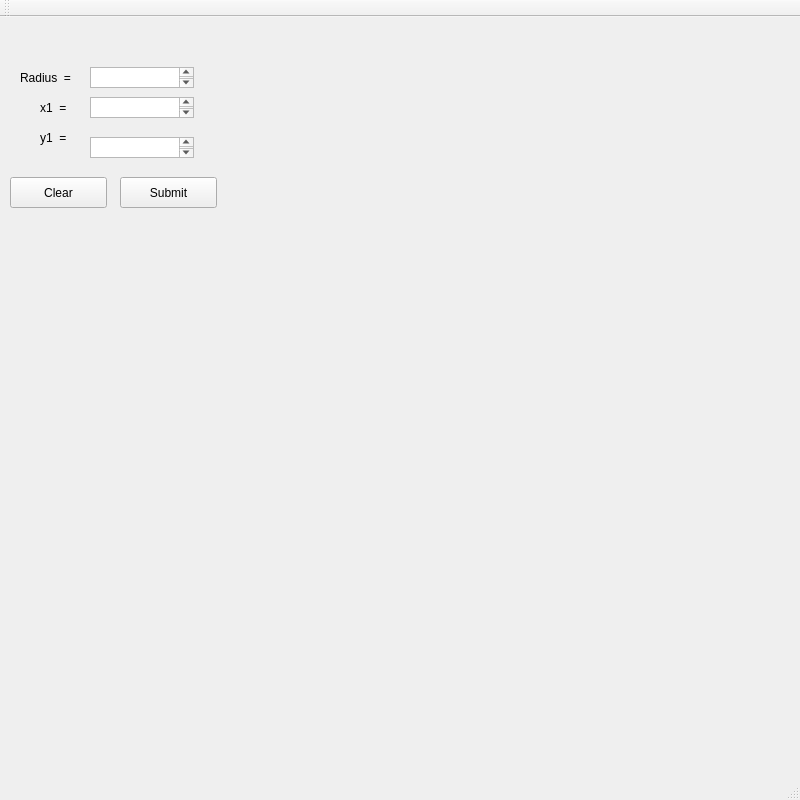
<?xml version="1.0" encoding="UTF-8"?>
<ui version="4.0">
 <class>MainWindow</class>
 <widget class="QMainWindow" name="MainWindow">
  <property name="geometry">
   <rect>
    <x>0</x>
    <y>0</y>
    <width>800</width>
    <height>800</height>
   </rect>
  </property>
  <property name="windowTitle">
   <string>MainWindow</string>
  </property>
  <widget class="QWidget" name="centralWidget">
   <widget class="QLabel" name="label">
    <property name="geometry">
     <rect>
      <x>20</x>
      <y>50</y>
      <width>65</width>
      <height>21</height>
     </rect>
    </property>
    <property name="text">
     <string>Radius  = </string>
    </property>
   </widget>
   <widget class="QLabel" name="label_2">
    <property name="geometry">
     <rect>
      <x>40</x>
      <y>80</y>
      <width>65</width>
      <height>21</height>
     </rect>
    </property>
    <property name="text">
     <string>x1  = </string>
    </property>
   </widget>
   <widget class="QLabel" name="label_3">
    <property name="geometry">
     <rect>
      <x>40</x>
      <y>110</y>
      <width>65</width>
      <height>21</height>
     </rect>
    </property>
    <property name="text">
     <string>y1  = </string>
    </property>
   </widget>
   <widget class="QPushButton" name="pushButton">
    <property name="geometry">
     <rect>
      <x>120</x>
      <y>160</y>
      <width>97</width>
      <height>31</height>
     </rect>
    </property>
    <property name="text">
     <string>Submit</string>
    </property>
   </widget>
   <widget class="QLabel" name="label_4">
    <property name="geometry">
     <rect>
      <x>260</x>
      <y>0</y>
      <width>500</width>
      <height>500</height>
     </rect>
    </property>
    <property name="text">
     <string/>
    </property>
   </widget>
   <widget class="QPushButton" name="pushButton_2">
    <property name="geometry">
     <rect>
      <x>10</x>
      <y>160</y>
      <width>97</width>
      <height>31</height>
     </rect>
    </property>
    <property name="text">
     <string>Clear</string>
    </property>
   </widget>
   <widget class="QTextEdit" name="textEdit">
    <property name="geometry">
     <rect>
      <x>90</x>
      <y>50</y>
      <width>104</width>
      <height>21</height>
     </rect>
    </property>
   </widget>
   <widget class="QTextEdit" name="textEdit_2">
    <property name="geometry">
     <rect>
      <x>90</x>
      <y>80</y>
      <width>104</width>
      <height>21</height>
     </rect>
    </property>
   </widget>
   <widget class="QTextEdit" name="textEdit_3">
    <property name="geometry">
     <rect>
      <x>90</x>
      <y>120</y>
      <width>104</width>
      <height>21</height>
     </rect>
    </property>
   </widget>
  </widget>
  <widget class="QMenuBar" name="menuBar">
   <property name="geometry">
    <rect>
     <x>0</x>
     <y>0</y>
     <width>800</width>
     <height>27</height>
    </rect>
   </property>
  </widget>
  <widget class="QToolBar" name="mainToolBar">
   <attribute name="toolBarArea">
    <enum>TopToolBarArea</enum>
   </attribute>
   <attribute name="toolBarBreak">
    <bool>false</bool>
   </attribute>
  </widget>
  <widget class="QStatusBar" name="statusBar"/>
 </widget>
 <layoutdefault spacing="6" margin="11"/>
 <resources/>
 <connections>
  <connection>
   <sender>pushButton_2</sender>
   <signal>clicked()</signal>
   <receiver>textEdit</receiver>
   <slot>clear()</slot>
   <hints>
    <hint type="sourcelabel">
     <x>70</x>
     <y>211</y>
    </hint>
    <hint type="destinationlabel">
     <x>106</x>
     <y>155</y>
    </hint>
   </hints>
  </connection>
  <connection>
   <sender>pushButton_2</sender>
   <signal>clicked()</signal>
   <receiver>textEdit_2</receiver>
   <slot>clear()</slot>
   <hints>
    <hint type="sourcelabel">
     <x>61</x>
     <y>208</y>
    </hint>
    <hint type="destinationlabel">
     <x>113</x>
     <y>128</y>
    </hint>
   </hints>
  </connection>
  <connection>
   <sender>pushButton_2</sender>
   <signal>clicked()</signal>
   <receiver>textEdit_3</receiver>
   <slot>clear()</slot>
   <hints>
    <hint type="sourcelabel">
     <x>70</x>
     <y>210</y>
    </hint>
    <hint type="destinationlabel">
     <x>114</x>
     <y>105</y>
    </hint>
   </hints>
  </connection>
 </connections>
</ui>
